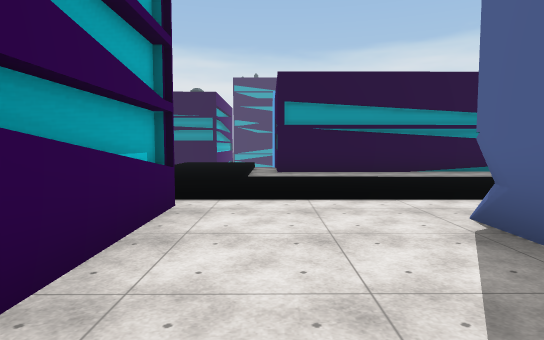
[1] (above)

24 first-person views from a walk through a scene from a Unity 3-D project. The camera is 1.5 m above the floor, tilts 4° down and sees 75° across. The floor is counted in squares, 2 m on a side. Each view is taken from the middle of a square. On the plan, view 1 faces up. The plan holds only what a view shows up to about 11 squares ahead; the rest is blank. The place goes on beyond the plan. The player character is not drawn. Some surface patterns are stand-ins.

[2]
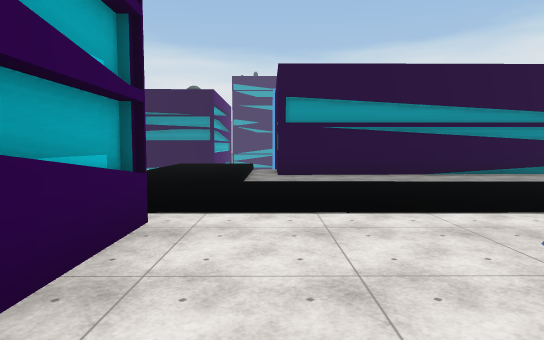

[3]
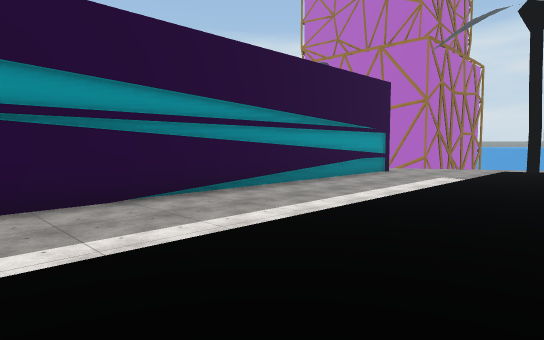

[4]
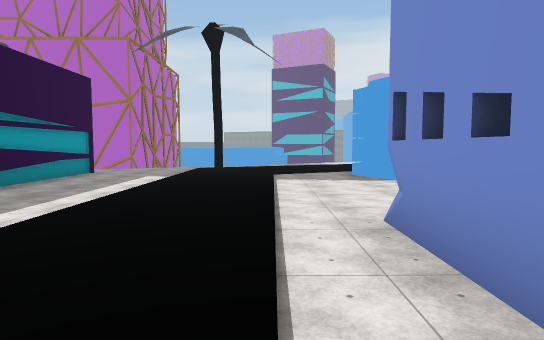

[5]
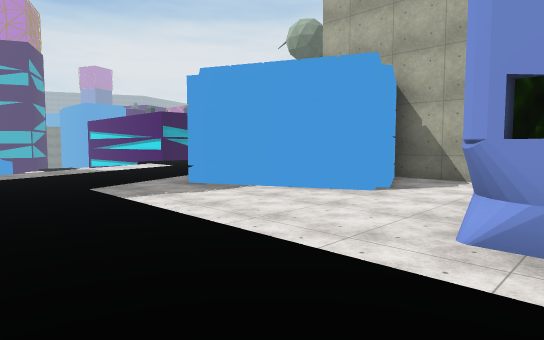

[6]
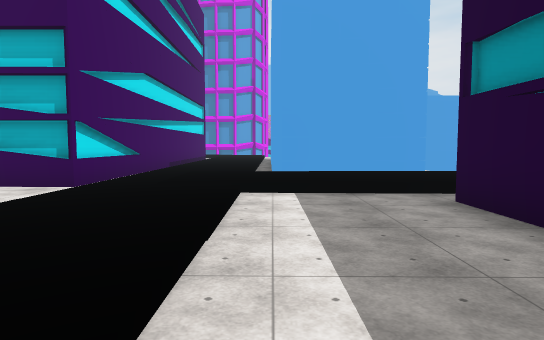

[7]
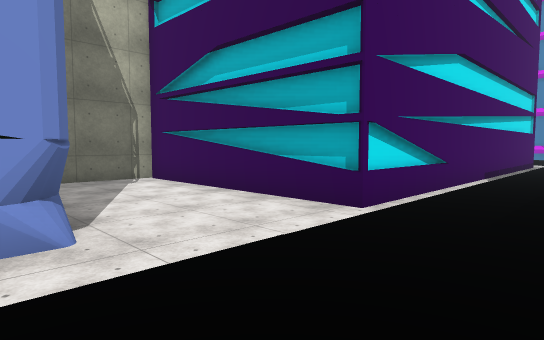

[8]
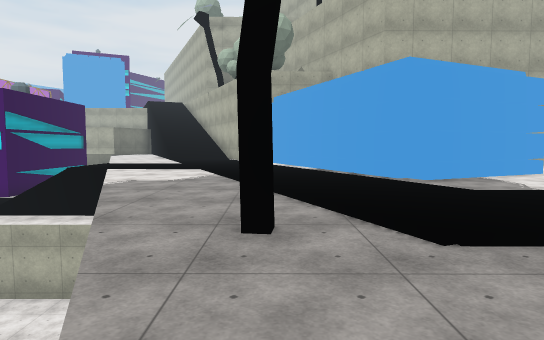

[9]
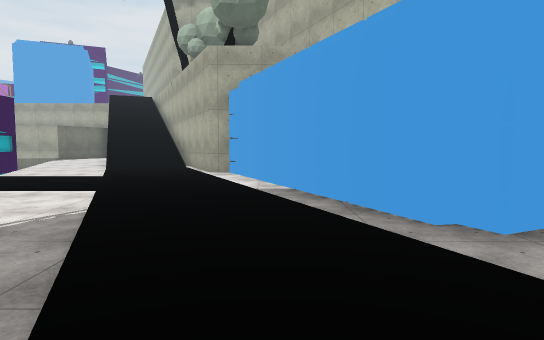

[10]
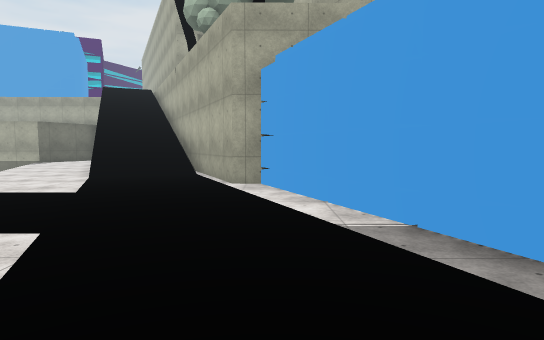

[11]
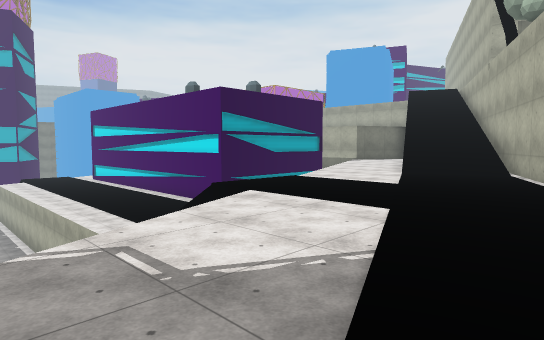

[12]
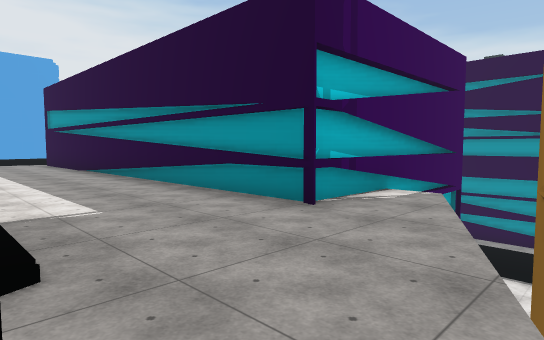

[13]
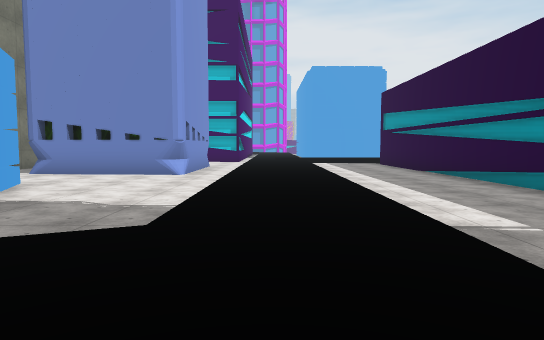

[14]
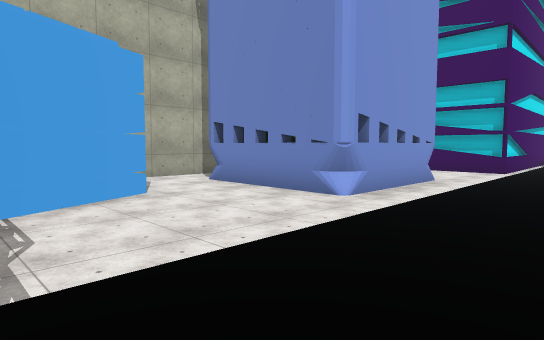

[15]
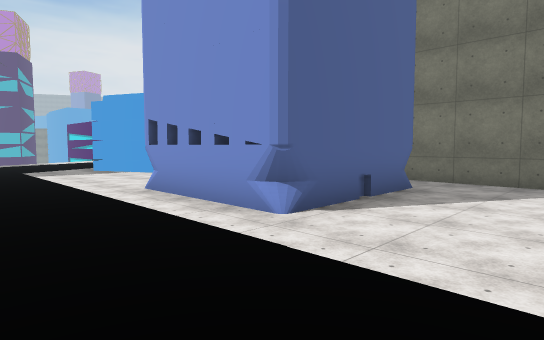

[16]
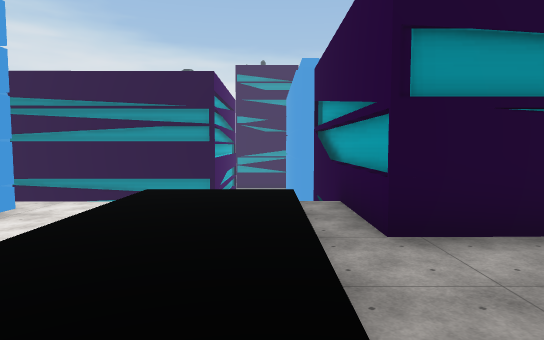

[17]
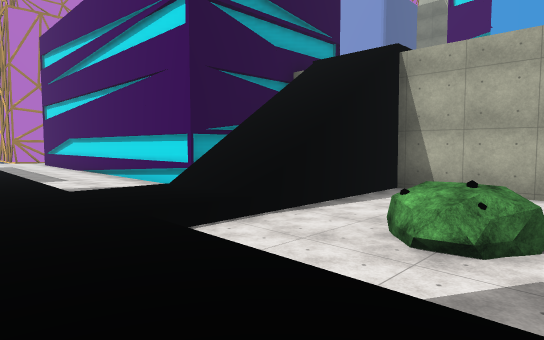

[18]
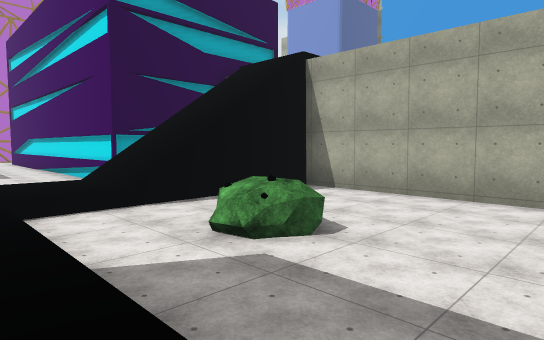

[19]
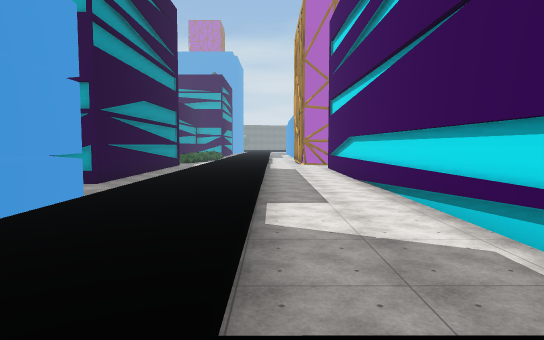

[20]
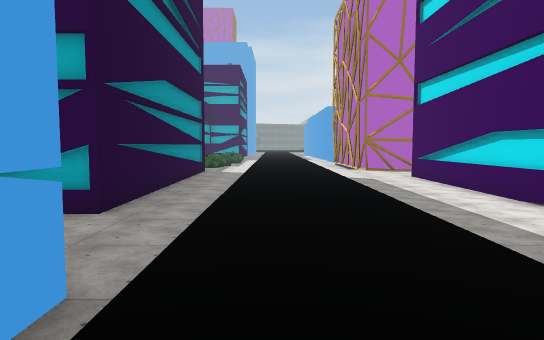

[21]
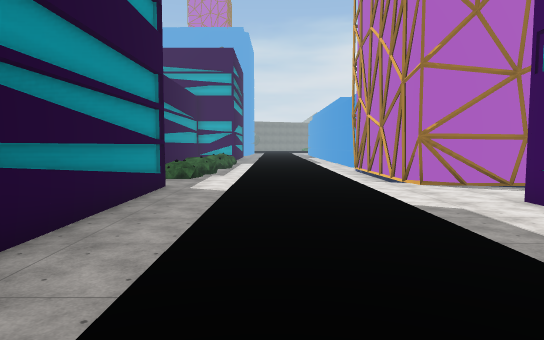

[22]
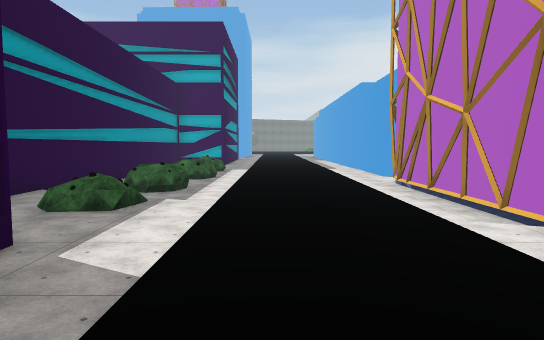

[23]
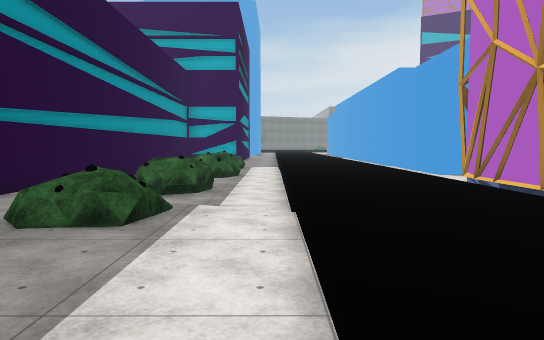

[24]
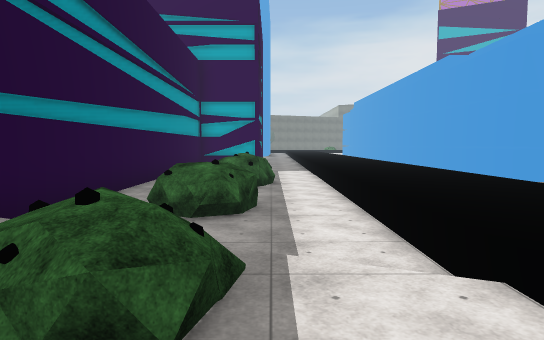

### Floor plan
Key: @ floor where view 1 was taken; # wall or solid block; . main floor; : floor 0.25 m higher than the main floor; - floor 0.25 m lower than the main floor; _ floor 2.25 m lower than the main floor; < floor 6 m lower than the main floor; ( floor 6.5 m lower than the main floor; ! floor 6.75 m lower than the main floor; / step, stairs or slope; = window, fence, low wall or low ledge; v drop or lower ground; B building; U bush; O other object.
Columns run from 9 left of view 1 to 27 right of it. Each row starts with its distance up from view 1.
 26                             #########
 25                 B         ((/  !!
 24                (B#######B(UU/!U  UU O
 23            ###(((((((((((((/!!!!!U!!O
 22            ////((((((((((((/!!!!!!!!!
 21   <        <<<<<<<<<<<<<<<<<<<<<<<<<<
 20 <       <<<<<<<<<<<<<<<<<<<<<<<<<<<<<
 19  vv=v=/<<(((((((((((((((((/!!!!!////
 18  ((((//<<((((((((((((((((/!!!!!!!
 17  ((UU////((((((((((((((((#####B#!!###
 16  ((UU////B#############((B       ###
 15  ((((////B              /#
 14  ((((////B
 13  ((((////B            #(
 12  ####-/::B           ##.
 11     #./::B############B./
 10     #./::.............../
  9     # /::................
  8    #  /::................
  7    ::::::::::::::::::::/#.
  6   ::::::::::::::::::::::..
  5 //////////////////////::/..
  4 ########..............::/..
  3        #...#BBB#....../::... !!
  2        #...#   #...###.::/../!!!
  1         ...#   #..## ##/::..//// ///
  0         .@.B   B..#   #.::...#//////
 -1         B...  ....#   ##::::::/  ___
 -2         ###########    #.:::::/
 -3                        #.:::..
 -4                        ##.::...
 -5                         ##:::::
 -6                          #///:::
 -7                          ##//=::/
 -8                           O///::/

Positions as (right, up) in squares from view 1, and headings:
1: (0, 0), facing up
2: (0, 1), facing up
3: (2, 5), facing up-right
4: (2, 5), facing right
5: (5, 7), facing down-right
6: (5, 8), facing left
7: (3, 7), facing down-left
8: (15, 10), facing down
9: (14, 6), facing down
10: (15, 3), facing down
11: (15, 4), facing down-right
12: (16, 7), facing up-left
13: (15, 6), facing left
14: (11, 7), facing down-left
15: (-1, 7), facing down-right
16: (-1, 7), facing up
17: (-7, 21), facing down-right
18: (-9, 20), facing down-right
19: (-2, 19), facing right
20: (2, 21), facing right
21: (7, 21), facing right
22: (12, 21), facing right
23: (14, 22), facing right
24: (16, 23), facing right
